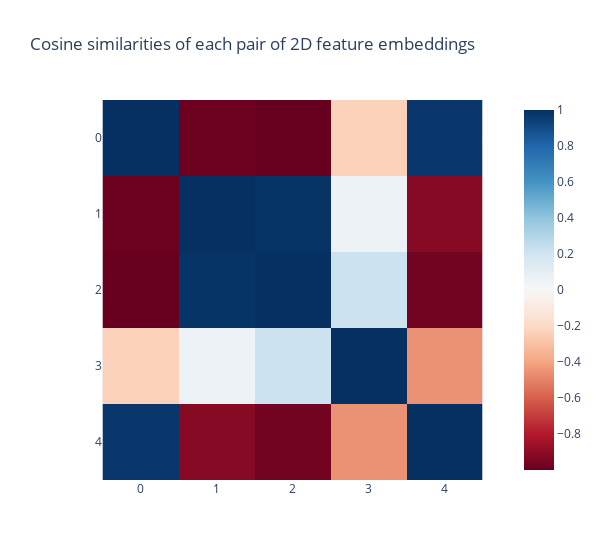

The cell this chart's notebook holds for it:
### Markdown cell above
The toy model studied in [Anthropic's paper](https://transformer-circuits.pub/2022/toy_model/index.html) has some keen examples for guiding our intuition.

The input $x$ represents our five features (they're uniformly sampled between 0 and 1).

The justification for using $W^T W$ is as follows: we can think of $W$ (which is a matrix of shape `(2, 5)`) as a grid of "overlap values" between the features and bottleneck dimensions. The values of the 5x5 matrix $W^T W$ are the dot products between the 2D representations of each pair of features. To make this intuition clearer, imagine each of the columns of $W$ were unit vectors, then $W^T W$ would be a matrix of cosine similarities between the features (with diagonal elements equal to 1, because the similarity of a feature with itself is 1). To see this for yourself:

### Code cell
t.manual_seed(2)

W = t.randn(2, 5)
W_normed = W / W.norm(dim=0, keepdim=True)

import plotly.express as px

px.imshow(W_normed.T @ W_normed, title="Cosine similarities of each pair of 2D feature embeddings", width=600, color_continuous_scale='RdBu')

### Figure 1 — Plotly figure (JSON) as saved in the notebook; plotly's stock layout.template omitted (floating-point values rounded to 4 significant figures)
{"data": [{"coloraxis": "coloraxis", "hovertemplate": "x: %{x}<br>y: %{y}<br>color: %{z}<extra></extra>", "name": "0", "type": "heatmap", "xaxis": "x", "yaxis": "y", "z": [[1, -0.9834, -0.9998, -0.2379, 0.9733], [-0.9834, 1, 0.987, 0.05747, -0.9154], [-0.9998, 0.987, 1.0, 0.2173, -0.9682], [-0.2379, 0.05747, 0.2173, 1.0, -0.4545], [0.9733, -0.9154, -0.9682, -0.4545, 1]]}], "layout": {"coloraxis": {"colorscale": [[0, "rgb(103,0,31)"], [0.1, "rgb(178,24,43)"], [0.2, "rgb(214,96,77)"], [0.3, "rgb(244,165,130)"], [0.4, "rgb(253,219,199)"], [0.5, "rgb(247,247,247)"], [0.6, "rgb(209,229,240)"], [0.7, "rgb(146,197,222)"], [0.8, "rgb(67,147,195)"], [0.9, "rgb(33,102,172)"], [1, "rgb(5,48,97)"]]}, "title": {"text": "Cosine similarities of each pair of 2D feature embeddings"}, "width": 600, "xaxis": {"anchor": "y", "constrain": "domain", "domain": [0, 1], "scaleanchor": "y"}, "yaxis": {"anchor": "x", "autorange": "reversed", "constrain": "domain", "domain": [0, 1]}}}
